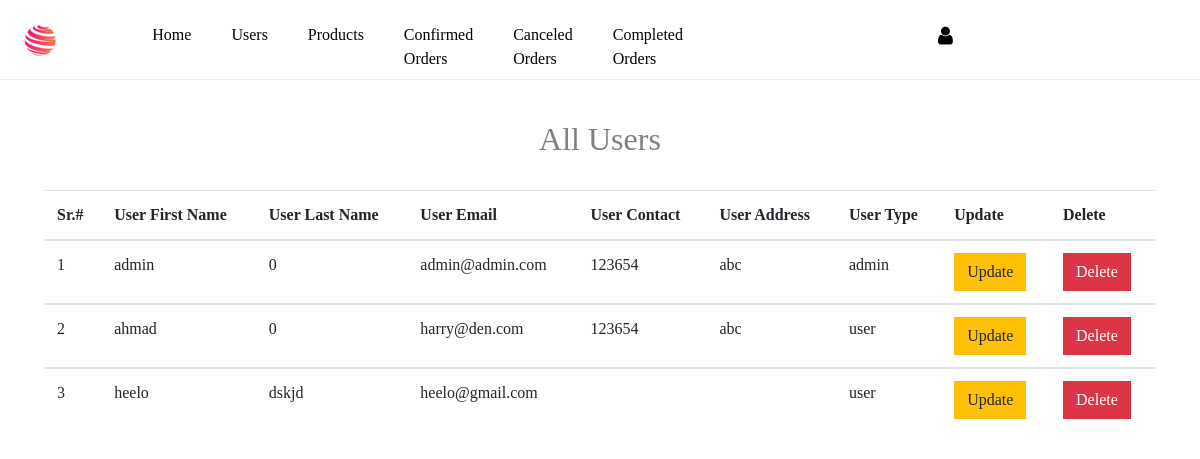
Screenshot of /admin_users.php (signed in) with the database file from the repository.
### tables this page shows
CREATE TABLE `user_info` (
  `user_id` int(255) NOT NULL,
  `first_name` varchar(255) NOT NULL,
  `last_name` varchar(225) NOT NULL,
  `user_email` text NOT NULL,
  `user_password` text NOT NULL,
  `user_contact` text NOT NULL,
  `address` text NOT NULL,
  `user_type` text NOT NULL DEFAULT 'user'
);

### admin_users.php (the view, shortened to what this page needs)
<?php
include('functions.php');
?>
<!DOCTYPE html>
<html>
<head>
<link rel="stylesheet" href="https://cdnjs.cloudflare.com/ajax/libs/font-awesome/4.7.0/css/font-awesome.min.css">
	<link rel="stylesheet" href="bst.css">
<link rel="stylesheet" type="text/css" href="style_sheet.css">
<link rel="stylesheet" type="text/css" media="screen and (max-width: 1175px)" href="css/phone.css">
</head>
<body>
	<div class="mainDiv">
	<nav id="mainNav">
		<div class="logo">
			 <a href="page1.php"><img src="logo2.png" ></a>
		</div>
		<div class="phone">
		<div class="list">
			<ul class="mainUl">
				<li><a href="admin_panel.php">Home</a></li>
				<li><a href="admin_users.php">Users</a></li>
				<li><a href="admin_products.php">Products</a></li>
				<li><a href="confirmed_orders.php">Confirmed Orders </a></li>
				<li><a href="canceled_orders.php">Canceled Orders</a></li>
				<li><a href="completed_orders.php">Completed Orders</a></li>
			</ul>
		</div>
	</div>
		<div class="icon">
			<div class="icon_div">
			<a href="logout.php"><i class="fa fa-user"></i></a>
			</div>
		</div>
	</nav>
	 <br><br><br>
<div class="container">
	<br><br>
	<center><h2 class="head">All Users </h2></center>
	<br>
	<table class="table table-hover">
		<thead>
			<th>Sr.#</th>
			<th>User First Name</th>
			<th>User Last Name</th>
			<th>User Email</th>
			<th>User Contact</th>
			<th>User Address</th>
			<th>User Type</th>
			<th>Update</th>
			<th>Delete</th>
		</thead>
		<?php
		$sno=1;
		$query="SELECT * FROM user_info";
		$result=mysqli_query($conn,$query);
		while($user =mysqli_fetch_assoc($result))
	        {
		?>
		<tbody>
			<tr>
				<?php echo '<td>'.$sno++.'</td>'?>
				<td><?php echo $user['first_name'];?></td>
				<td><?php echo $user['last_name'];?></td>
				<td><?php echo $user['user_email'];?></td>
				<td><?php echo $user['user_contact'];?></td>
				<td><?php echo $user['address'];?></td>
				<td><?php echo $user['user_type'];?></td>
				<td><a href="admin_update_user.php?user_id=<?php echo $user['user_id'];?>&first_name=<?php echo $user['first_name'];?>&last_name=<?php echo $user['last_name'];?>&user_email=<?php echo $user['user_email'];?>&user_contact=<?php echo $user['user_contact'];?>&user_address=<?php echo $user['address'];?>&user_type=<?php echo $user['user_type'];?>" class="btn btn-warning">Update</a></td>
				<td><a href="admin_update_user.php?user_id=<?php echo $user['user_id'];?>" class="btn btn-danger">Delete</a></td>
			</tr>
		</tbody>
	<?php } ?>
	</table>
</div>
</div>
</body>
</html>

### style_sheet.css (style rules this page uses)
html { scroll-behavior: smooth; }
.mainDiv { height: 500%; width: 100%; }
.mainDiv { font-family: Garamond, Baskerville, "Baskerville Old Face", "Hoefler Text", "Times New Roman", serif; }
#mainNav { top:0; height: 10%; width: 100%; display: flex; position: fixed; z-index: 1; background: white; transition: background 0.4s; border-bottom: 1px solid #eee; }
#mainNav .logo { height: 100%; width: 10%; }
.logo img { margin-left: 10px; margin-top: 10px; transition: height 0.4s; }
#mainNav .phone { width: 90%; display: flex; }
.phone .list { width: 70%; font-size: 0; background-color: white; }
.phone .list a { list-style: none; color: black; text-decoration: none; }
.list .mainUl { margin-top: 4%; list-style: none; display: flex; flex-direction:row; font-size: 0; }
.list .mainUl li { padding-right: 20px; padding-left:20px; font-size: 1.0rem; }
#mainNav .icon { width: 30%; margin-top: -4px; display: flex; flex-direction: row; justify-content: space-around; }
.icon .icon_div { height: 100%; display: flex; width: 100%; margin-top:30px; }
.icon i { font-size: 1.3rem; color: black; justify-content: space-around; padding-left: 15px; padding-right: 15px; }

### css/phone.css (style rules this page uses)
.list .mainUl { display: column; flex-direction:column; }

### admin_users.php (style rules this page uses)
.btn { border-radius: 0; font-family: Garamond, Baskerville, "Baskerville Old Face", "Hoefler Text", "Times New Roman", serif; }
.head { color: gray; font-family: Garamond, Baskerville, "Baskerville Old Face", "Hoefler Text", "Times New Roman", serif; }
.table { font-family: Garamond, Baskerville, "Baskerville Old Face", "Hoefler Text", "Times New Roman", serif; }

### rows the page displays
user_info: first_name "admin", last_name "0", user_email "admin@admin.com", user_contact "123654", address "abc", user_type "admin"
user_info: first_name "ahmad", last_name "0", user_email "harry@den.com", user_contact "123654", address "abc", user_type "user"
user_info: first_name "heelo", last_name "dskjd", user_email "heelo@gmail.com", user_type "user"
